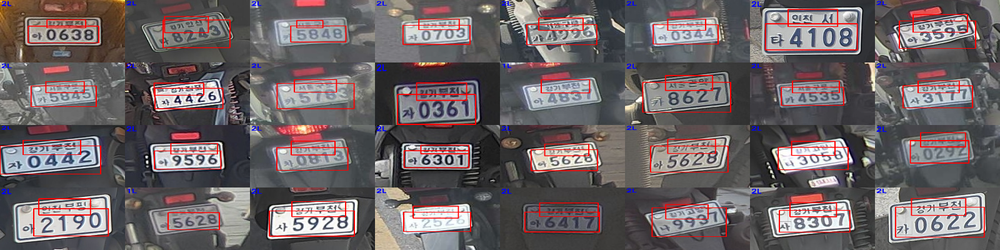
#> input picture ocr/linedet_etc.png, 1000 x 250 px, shrunk from 1600 x 400 before the run
$ python -i plate_geometry.py   (imports and definitions only)
#> lines starting #> are read from the running program, lines starting #| are printed output that depends on the picture; after the words box and inside, x2 and y2 are one past the last pixel; in counts of white or black regions, pixels touching at a corner belong together
#> further down, picture is the input picture: PIL image 1000x250 RGB; mean R, G, B 109.3, 99.4, 101.6
"""Conservative experimental plate perspective rectification helpers."""

from __future__ import annotations

import math

import cv2
import numpy as np
from PIL import Image


def _order(points: np.ndarray) -> np.ndarray:
    points = points.astype(np.float32)
    ordered = np.zeros((4, 2), dtype=np.float32)
    total = points.sum(axis=1)
    diff = np.diff(points, axis=1).ravel()
    ordered[0], ordered[2] = points[np.argmin(total)], points[np.argmax(total)]
    ordered[1], ordered[3] = points[np.argmin(diff)], points[np.argmax(diff)]
    return ordered


def _warp(array: np.ndarray, points: np.ndarray) -> tuple[np.ndarray, float]:
    top_left, top_right, bottom_right, bottom_left = _order(points)
    width = max(np.linalg.norm(top_right - top_left), np.linalg.norm(bottom_right - bottom_left))
    height = max(np.linalg.norm(bottom_left - top_left), np.linalg.norm(bottom_right - top_right))
    target = np.array([[0, 0], [width - 1, 0], [width - 1, height - 1], [0, height - 1]],
                      dtype=np.float32)
    matrix = cv2.getPerspectiveTransform(
        np.array([top_left, top_right, bottom_right, bottom_left]), target)
    warped = cv2.warpPerspective(array, matrix, (max(2, round(width)), max(2, round(height))),
                                 flags=cv2.INTER_CUBIC, borderMode=cv2.BORDER_REPLICATE)
    angle = math.degrees(math.atan2(top_right[1] - top_left[1], top_right[0] - top_left[0]))
    return warped, angle


def rectify_plate(image: Image.Image, max_angle: float = 32.0) -> tuple[Image.Image, dict]:
    """Rectify only when a large plausible quadrilateral is found.

    This remains an opt-in experiment because the 500-image regression benchmark
    did not improve accuracy. A trained OBB detector should replace it.
    """
#> called with max_angle = 32
    rgb = np.asarray(image.convert("RGB"))
    height, width = rgb.shape[:2]
#> height = 250; width = 1000
    gray = cv2.cvtColor(rgb, cv2.COLOR_RGB2GRAY)
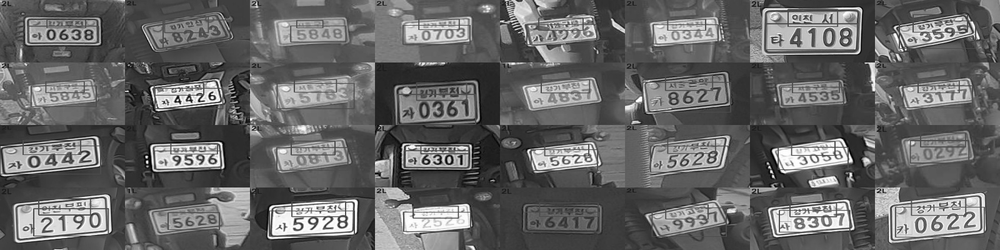
#> gray: shape (250, 1000); min 0, max 255, mean 102.6
    edges = cv2.Canny(cv2.GaussianBlur(gray, (5, 5), 0), 45, 150)
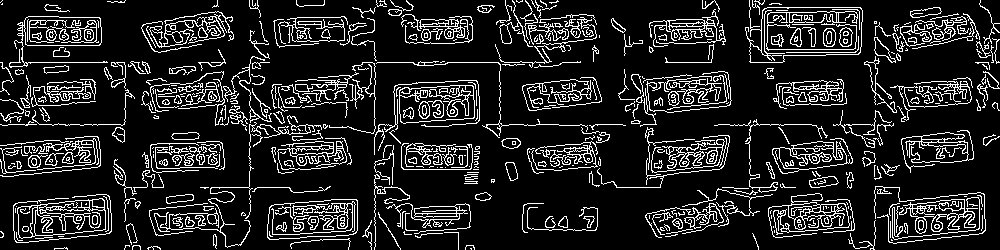
#> edges: shape (250, 1000); 13.9% white in thin lines or dots
    edges = cv2.morphologyEx(edges, cv2.MORPH_CLOSE, np.ones((3, 3), np.uint8), iterations=2)
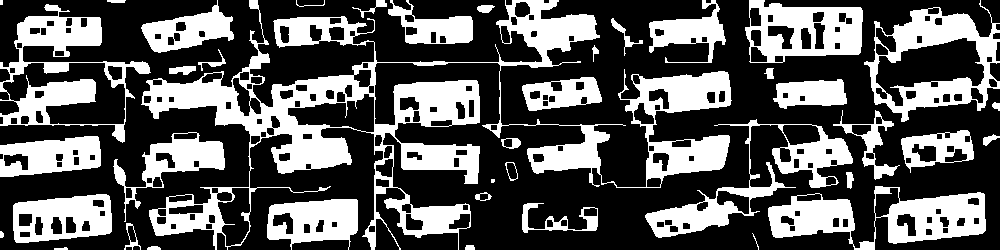
#> edges: shape (250, 1000); 34.6% white; 41 white regions (2 under 20 px)
    contours, _ = cv2.findContours(edges, cv2.RETR_LIST, cv2.CHAIN_APPROX_SIMPLE)
#> contours = 263 contours, 6 with area under 20; largest, box (x1, y1, x2, y2) and area: (141, 0, 732, 250) 39962, (864, 0, 1000, 122) 10280, (0, 4, 151, 143) 10276, (768, 186, 986, 250) 7449, (645, 119, 853, 238) 6154
    candidates = []
    image_area = width * height
#> image_area = 250000
    for contour in contours:
        perimeter = cv2.arcLength(contour, True)
        polygon = cv2.approxPolyDP(contour, 0.025 * perimeter, True)
        if len(polygon) != 4 or not cv2.isContourConvex(polygon):
            continue
        area = abs(cv2.contourArea(polygon))
        if area < image_area * 0.28:
            continue
        points = polygon.reshape(4, 2).astype(np.float32)
        ordered = _order(points)
        candidate_width = max(np.linalg.norm(ordered[1] - ordered[0]),
                              np.linalg.norm(ordered[2] - ordered[3]))
        candidate_height = max(np.linalg.norm(ordered[3] - ordered[0]),
                               np.linalg.norm(ordered[2] - ordered[1]))
        ratio = candidate_width / max(candidate_height, 1.0)
        rectangularity = area / max(candidate_width * candidate_height, 1.0)
        if not 1.25 <= ratio <= 6.5 or rectangularity < 0.70:
            continue
        warped, angle = _warp(rgb, points)
        if abs(angle) <= max_angle and warped.shape[0] >= 10 and warped.shape[1] >= 20:
            candidates.append((area / image_area * rectangularity, warped, angle, ratio))
#> this loop made 263 passes
#> perimeter on passes 1 to 3: 28.83, 29.66, 24.83
#> after the loop, candidates = []
    if not candidates:
        return image.convert("RGB"), {"applied": False, "method": "none", "angle": 0.0}
    score, warped, angle, ratio = max(candidates, key=lambda item: item[0])
    if abs(angle) < 2.0:
        return image.convert("RGB"), {"applied": False, "method": "quad", "angle": angle,
                                      "score": float(score), "ratio": float(ratio)}
    return Image.fromarray(warped), {"applied": True, "method": "quad", "angle": angle,
                                    "score": float(score), "ratio": float(ratio)}

>>> from PIL import Image
>>> picture = Image.open('../../ocr/linedet_etc.png')
>>> result = rectify_plate(picture)

$ run again, on ocr/linedet_normal.png
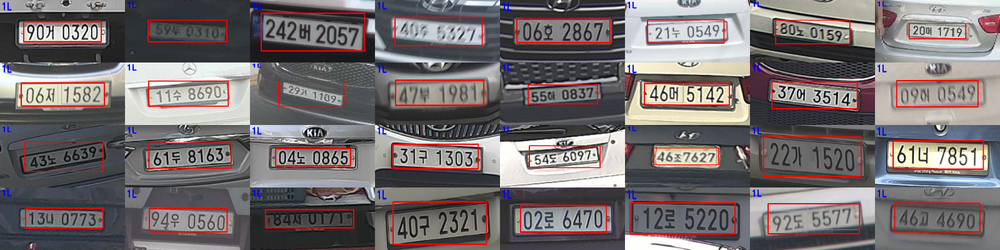
#> input picture ocr/linedet_normal.png, 1000 x 250 px, shrunk from 1600 x 400 before the run
#> picture is the input picture: PIL image 1000x250 RGB; mean R, G, B 119.2, 111, 112.2
#> in rectify_plate, `edges = cv2.Canny(cv2.GaussianBlur(gray, (5, 5), 0), 45, 150)`:
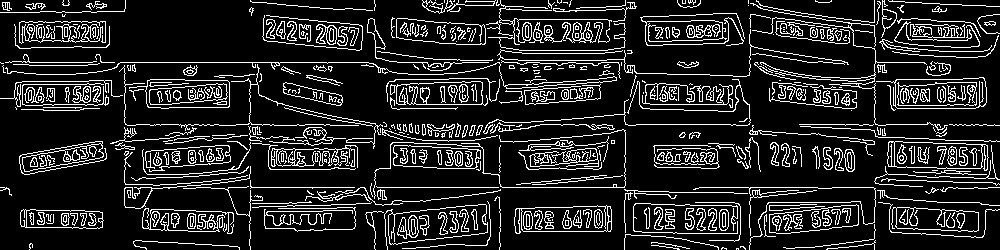
#> edges: shape (250, 1000); 14.5% white in thin lines or dots
#> in rectify_plate, `edges = cv2.morphologyEx(edges, cv2.MORPH_CLOSE, np.ones((3, 3), np.ui..`:
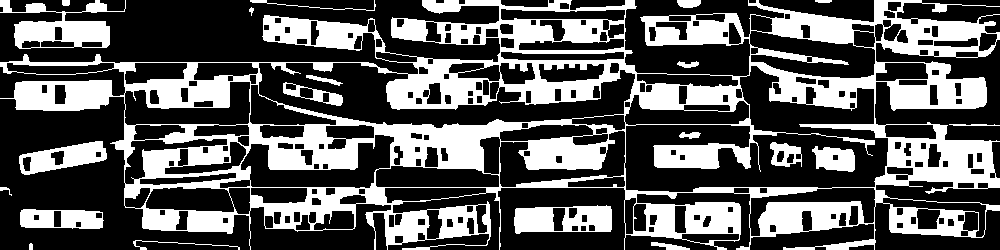
#> edges: shape (250, 1000); 34.9% white; 21 white regions
#> contours = 287 contours, 3 with area under 20; largest, box (x1, y1, x2, y2) and area: (0, 0, 1000, 250) 160912, (624, 65, 889, 193) 18003, (258, 62, 636, 129) 11534, (240, 134, 395, 189) 3870, (749, 30, 876, 79) 3752
#> the loop in rectify_plate, `for contour in contours:` made 287 passes
#> perimeter on passes 1, 2, 4: 16.83, 85.31, 31.07
#> after the loop in rectify_plate, `for contour in contours:`: candidates = []

$ run again, on ocr/linedet_region.png
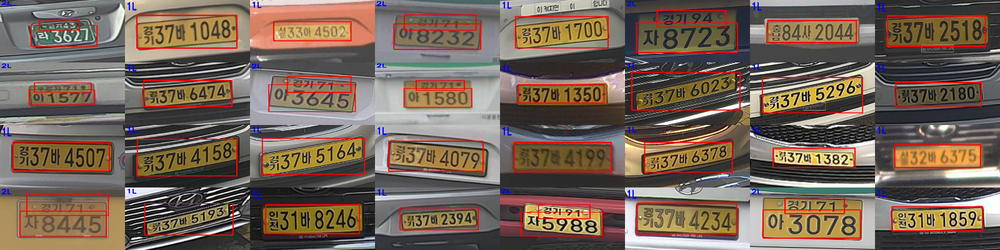
#> input picture ocr/linedet_region.png, 1000 x 250 px, shrunk from 1600 x 400 before the run
#> picture is the input picture: PIL image 1000x250 RGB; mean R, G, B 118.8, 101.4, 88.4
#> in rectify_plate, `edges = cv2.Canny(cv2.GaussianBlur(gray, (5, 5), 0), 45, 150)`:
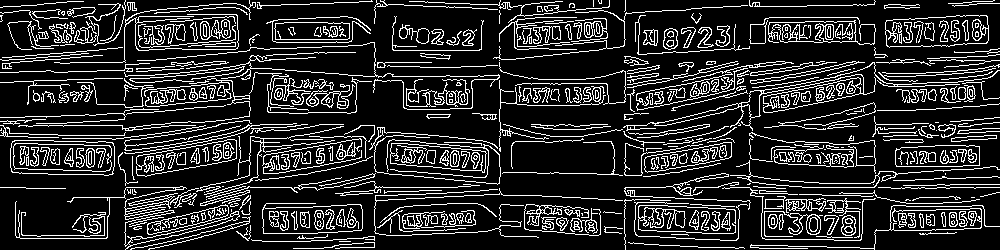
#> edges: shape (250, 1000); 17.1% white in thin lines or dots
#> in rectify_plate, `edges = cv2.morphologyEx(edges, cv2.MORPH_CLOSE, np.ones((3, 3), np.ui..`:
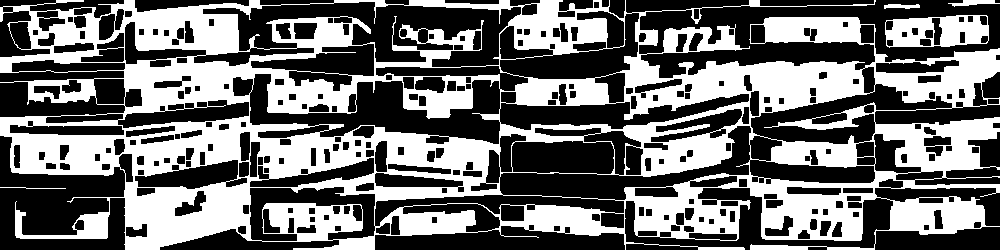
#> edges: shape (250, 1000); 43.4% white; 5 white regions
#> contours = 335 contours, 1 with area under 20; largest, box (x1, y1, x2, y2) and area: (0, 0, 1000, 250) 195500, (202, 1, 522, 68) 9824, (249, 73, 501, 145) 7796, (499, 125, 752, 201) 5192, (750, 83, 953, 145) 4734
#> the loop in rectify_plate, `for contour in contours:` made 335 passes
#> perimeter on passes 1, 2, 4: 109.3, 33.66, 40.73
#> after the loop in rectify_plate, `for contour in contours:`: candidates = []
